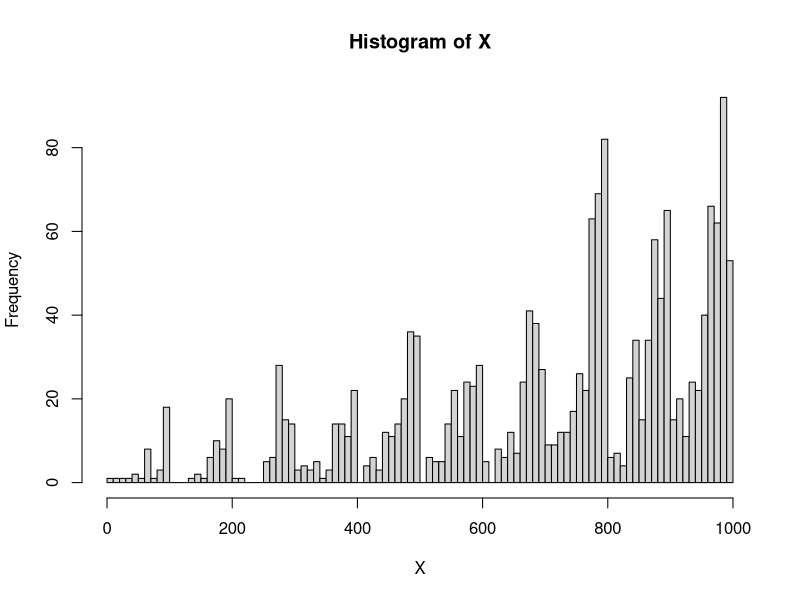
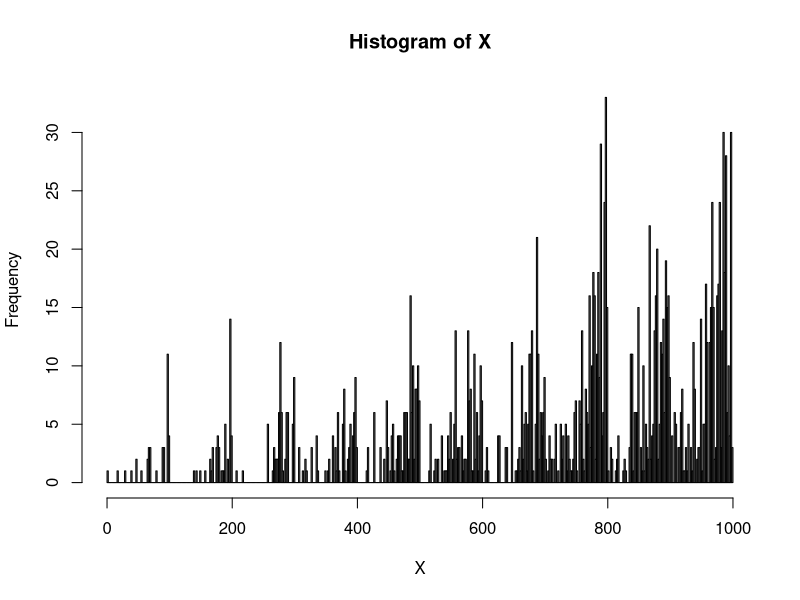
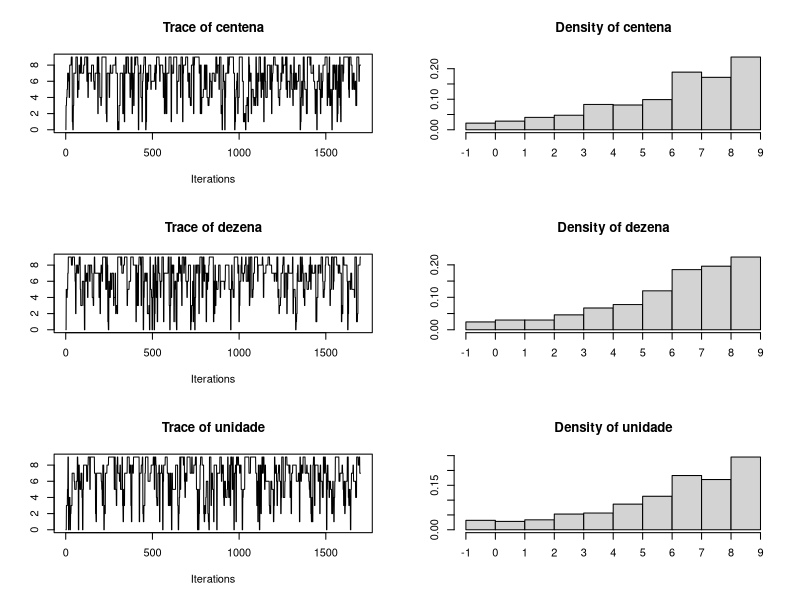
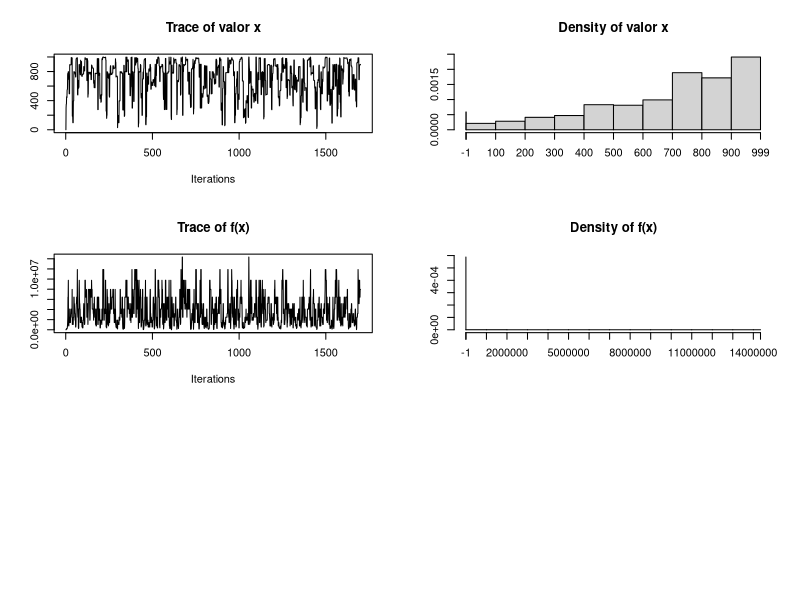
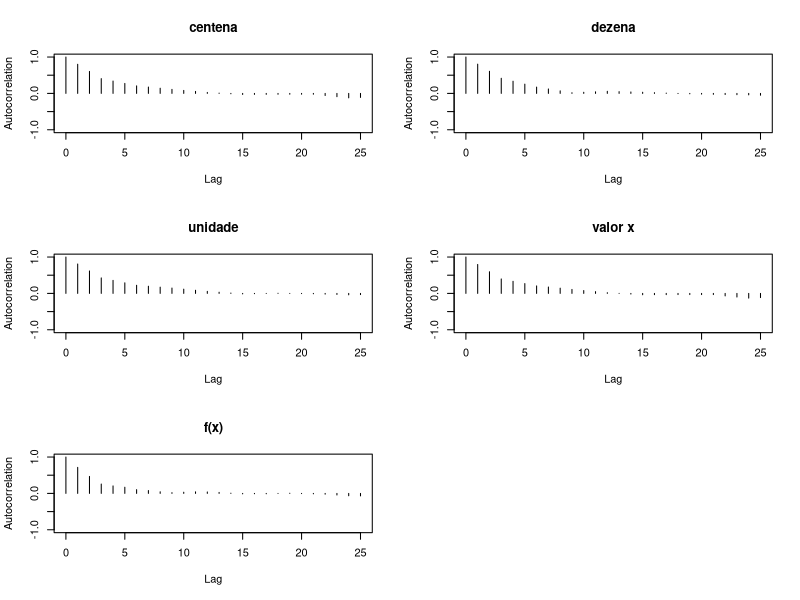
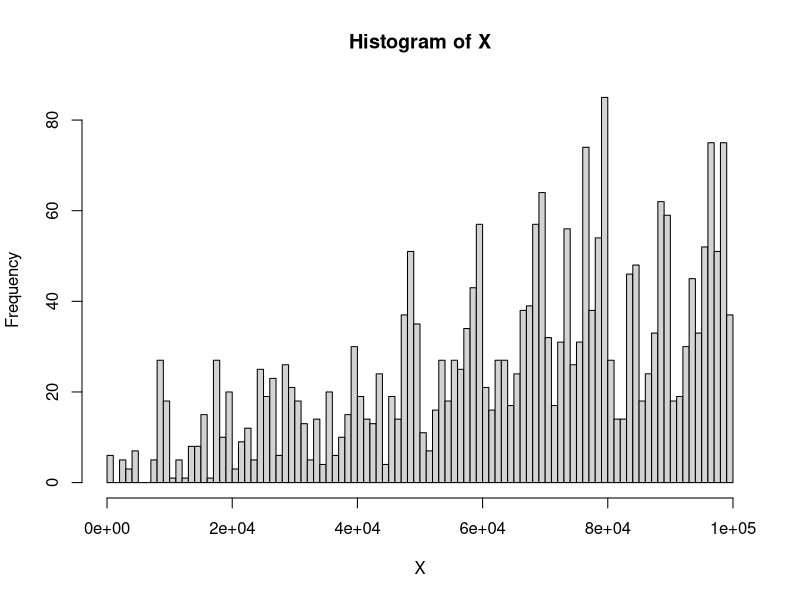
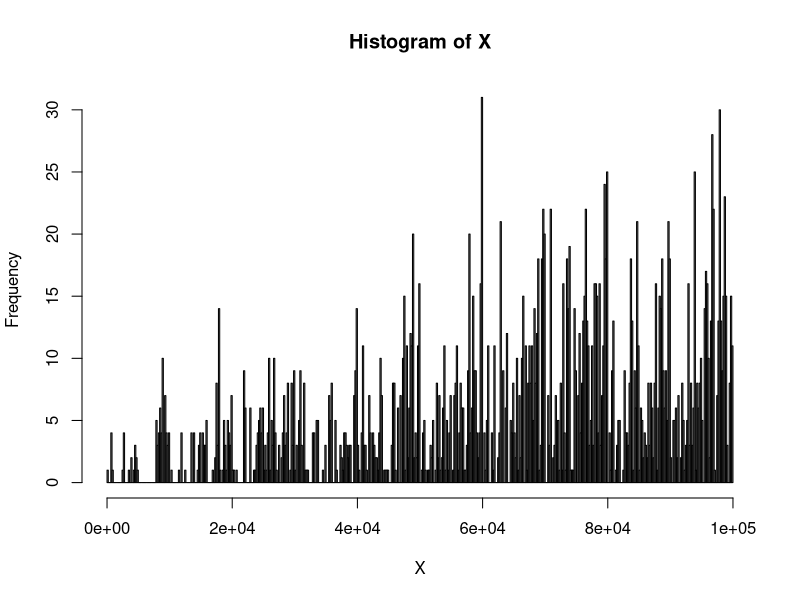
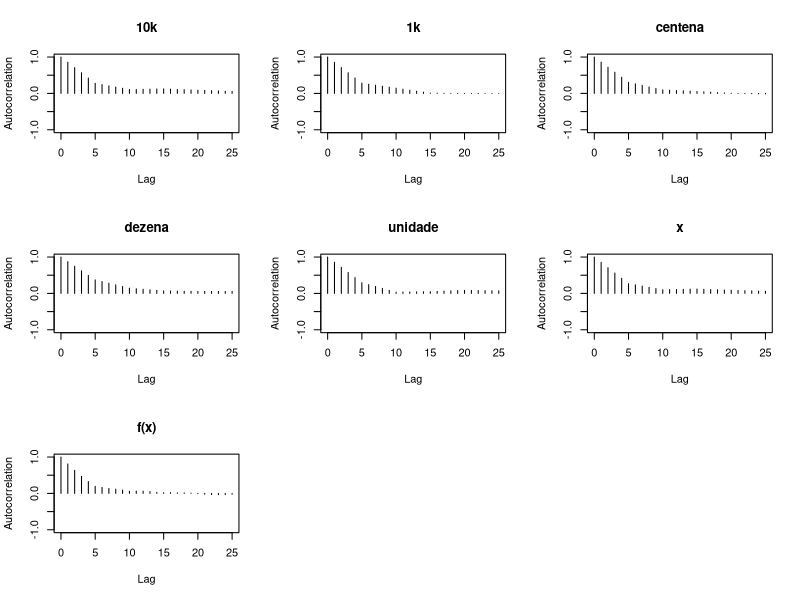

The R script that drew these images, in order:


####Função para rodar o MCMC dado nro de iterações, ponto inicial, proposta, prob de aceitar e função prop. a densidade
run_MCMC <- function(n_MCMC, ponto_inicial, proposta, prob_aceita, funcao_p){
  it=1
  nro_algarismos <- length(ponto_inicial)
  MCMC_d <- matrix(ncol = n_MCMC, nrow = nro_algarismos)
  MCMC_d[,1] <- ponto_inicial
  while(it < (n_MCMC)){    ### inicia o algoritmo
    for (i in 1:nro_algarismos){         ### para cada um dos dígitos do número
      x_old <- MCMC_d[,it]
      x_new <- x_old
      x_new[i] <- proposta(x_old[i])                ## cria uma proposta
      
      if(runif(1) < prob_aceita(x_old,x_new, funcao_p)){
        MCMC_d[,it+1] <- x_new                         #com probabilidade prob_aceita registra o valor da proposta no MCMV 
      }else{
        MCMC_d[,it+1] <- x_old                         #caso contrario repete o valor antigo 
      }
      it <- it+1
      if (it == n_MCMC){
        break }
    }
  }
  #return(MCMC_d[,-n_MCMC])
  return(MCMC_d)
}



#######Problema Original da aula: P(x) ~ (x[1]+x[2]+x[3])^5 para x = (000, 001...999)
#vamos definir nossas funções para o problema:

funcao_p <- function(x){      ## função proporcional a densidade que queremos amostrar (aqui X é o vetor de dados)
  (x[1]+x[2]+x[3])^(5)
}

proposta <- function(xi){    # aqui xi eh o elemento que queremos amostrar 
  candidatos=c(0:9)
  candidatos=candidatos[-which(candidatos==xi)]#lista posíveis mudanças
  sample(candidatos,1)         # escolhe um elemento da lista de candidatos com dist uniforme
}

#   p_proposta=1/9   - todas as peopostas tem a mesma prob. 

prob_aceita <- function(x_old,x_new, funcao_p){
  min(funcao_p(x_new)/funcao_p(x_old), 1)
}



p=vector()                 #declara vetor que vai guardar resultado da função densidade para cada observação

MCMC_d <- run_MCMC(n_MCMC = 1700, c(0,0,0), proposta = proposta, prob_aceita = prob_aceita, funcao_p = funcao_p)

#################  Estimar E(X)
X <- MCMC_d[1,]*100 + MCMC_d[2,]*10 + MCMC_d[3,]
hist(X,nclass=100)                         ## Olhar a distribuição de X
hist(X,nclass=500)
mean(X,na.rm=T)
#[1] 709.9659

sd(X,na.rm=T)
#[1] 234.4805

library(coda)
MCMC_coda <- rbind(MCMC_d, MCMC_d[1,]*100+MCMC_d[2,]*10+MCMC_d[3,] ,(MCMC_d[1,]+MCMC_d[2,]+MCMC_d[3,])^5)
row.names(MCMC_coda) <- c("centena","dezena","unidade","valor x","f(x)")

#a <- is.na(MCMC_d)
x <- coda::mcmc(t(MCMC_coda))   #cria elemento coda.mcmc
summary(x, na.rm = TRUE)
plot(x) 

accept_rate <- 1 - coda::rejectionRate(x)
accept_rate

coda::effectiveSize(x) ##cerca de 1700 iterações produziram um valor amostral efetivo de ~200 
coda::autocorr.plot(x) #para a centena, dezena, unidade, x e f(x)



########Problema da lista: 
########P(x) ~ (x[1]+x[2]+x[3]+x[4]+x[5])^5 para x = (00000, 00001, ..., 99999)

#vamos definir a função proporcional a densidade que queremos amostrar
funcao_p <- function(x){      ## função proporcional a densidade que queremos amostrar (aqui X é o vetor de dados)
  (x[1]+x[2]+x[3]+x[4]+x[5])^(5)
}

##rodando o MH 
MCMC_d <- run_MCMC(n_MCMC = 2500, c(0,0,0,0,0), proposta = proposta, prob_aceita = prob_aceita, funcao_p = funcao_p)

X <- MCMC_d[1,]*10000 + MCMC_d[2,]*1000 + 100*MCMC_d[3,] + 10*MCMC_d[4,] + MCMC_d[5,]
hist(X,nclass=100)                         ## Olhar a distribuição de X
hist(X,nclass=500)
mean(X,na.rm=T) #media de X
#[1] 66581.37

sd(X,na.rm=T) #desvio de X
#[1] 25677.71


###Analise do tamanho amostral efetivo:
MCMC_coda <- NULL
MCMC_coda <- rbind(MCMC_d,MCMC_d[1,]*10000 + MCMC_d[2,]*1000 + 100*MCMC_d[3,] + 10*MCMC_d[4,] + MCMC_d[5,],
                   (MCMC_d[1,]+MCMC_d[2,]+MCMC_d[3,]+MCMC_d[4,]+MCMC_d[5,])^5)

row.names(MCMC_coda) <- c("10k","1k","centena","dezena","unidade",'x','f(x)')

#a <- is.na(MCMC_d)
x <- coda::mcmc(t(MCMC_coda))   #cria elemento coda.mcmc
summary(x, na.rm = TRUE)

accept_rate <- 1 - coda::rejectionRate(x)
accept_rate

coda::effectiveSize(x) #entre 2000-3000 iterações são necessárias para gerar um tamanho efetivo de ~200 para 
coda::autocorr.plot(x) #10k, 1k, centena, dezena e unidade.
#neste caso, foram necessárias mais iterações do que no problema original. 
 
#10k       1k  centena   dezena  unidade        x     f(x) 
#236.5231 294.1065 234.6794 235.9561 290.4770 252.4362 397.9397 




